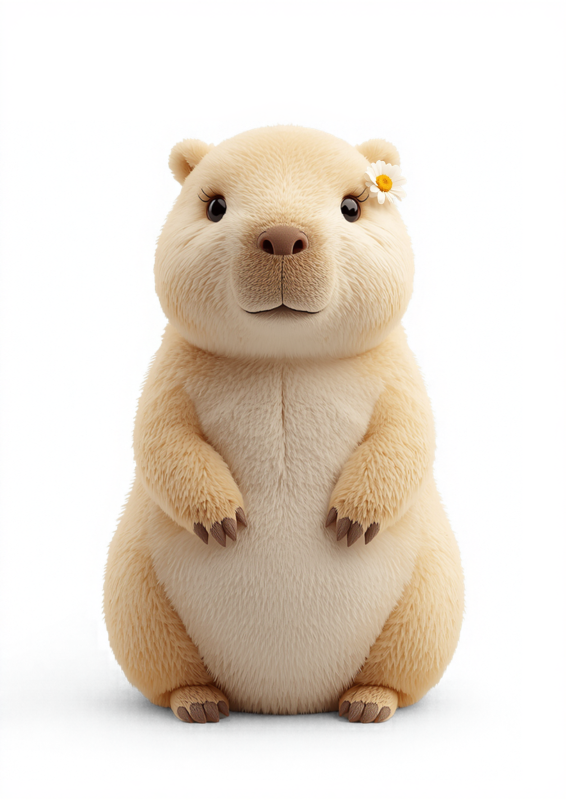
#> input picture art_src/stage_raw/f1.png, 1131 x 1600 px (shown at 1/2 size)
$ python cutout.py ../art_src/stage_raw/f1.png ../art_src/stage_raw/s1.png
#> lines starting #> are read from the running program, lines starting #| are printed output that depends on the picture; after the words box and inside, x2 and y2 are one past the last pixel; in counts of white or black regions, pixels touching at a corner belong together
#!/usr/bin/env python3
"""체커보드/흰 배경 JPG에서 피사체만 따내 투명 PNG로.
가장자리 연결(BFS) 무채색 제거라 내부 밝은 픽셀은 보존된다."""
import sys
from collections import deque
from PIL import Image, ImageFilter

def cutout(src, dst, size=900):
#> called with src = '../art_src/stage_raw/f1.png', dst = '../art_src/stage_raw/s1.png', size = 900
    img = Image.open(src).convert('RGB')
#> img is the input picture: PIL image 1131x1600 RGB; mean R, G, B 229.9, 220.1, 208.9
    W, H = img.size
#> W = 1131; H = 1600
    px = img.load()

    def is_bg(p):
        r, g, b = p
        mx, mn = max(r, g, b), min(r, g, b)
        return mx - mn < 22 and mx > 160  # 무채색 & 밝음 (체커 회색~흰색)

    mask = bytearray(W * H)  # 1 = 배경
    q = deque()
    for x in range(W):
        for y in (0, H - 1):
            if is_bg(px[x, y]) and not mask[y * W + x]:
                mask[y * W + x] = 1
                q.append((x, y))
    for y in range(H):
        for x in (0, W - 1):
            if is_bg(px[x, y]) and not mask[y * W + x]:
                mask[y * W + x] = 1
                q.append((x, y))
    while q:
        x, y = q.popleft()
        for nx, ny in ((x-1,y),(x+1,y),(x,y-1),(x,y+1)):
            if 0 <= nx < W and 0 <= ny < H and not mask[ny * W + nx] and is_bg(px[nx, ny]):
                mask[ny * W + nx] = 1
                q.append((nx, ny))

    alpha = Image.new('L', (W, H), 255)
#> alpha: PIL image 1131x1600 L; every value is 255
    alpha.putdata([0 if m else 255 for m in mask])
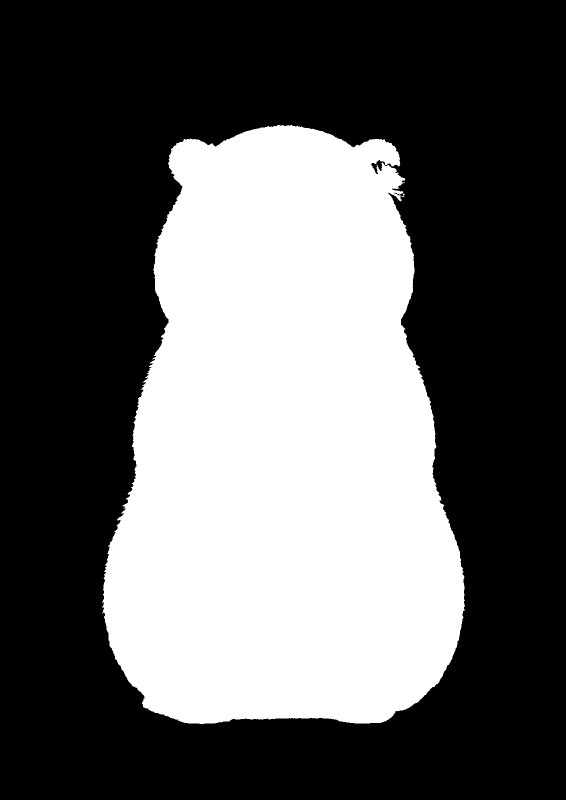
#> alpha: PIL image 1131x1600 L (shown at 1/2 size); 37.1% white; 3 white regions (2 under 20 px), largest, box (x1, y1, x2, y2) and area: (204, 250, 930, 1448) 671843
    # 가장자리 부드럽게: 살짝 수축 후 블러
    alpha = alpha.filter(ImageFilter.MinFilter(3)).filter(ImageFilter.GaussianBlur(1.1))
    out = img.convert('RGBA')
    out.putalpha(alpha)
    bbox = alpha.getbbox()
    out = out.crop(bbox)
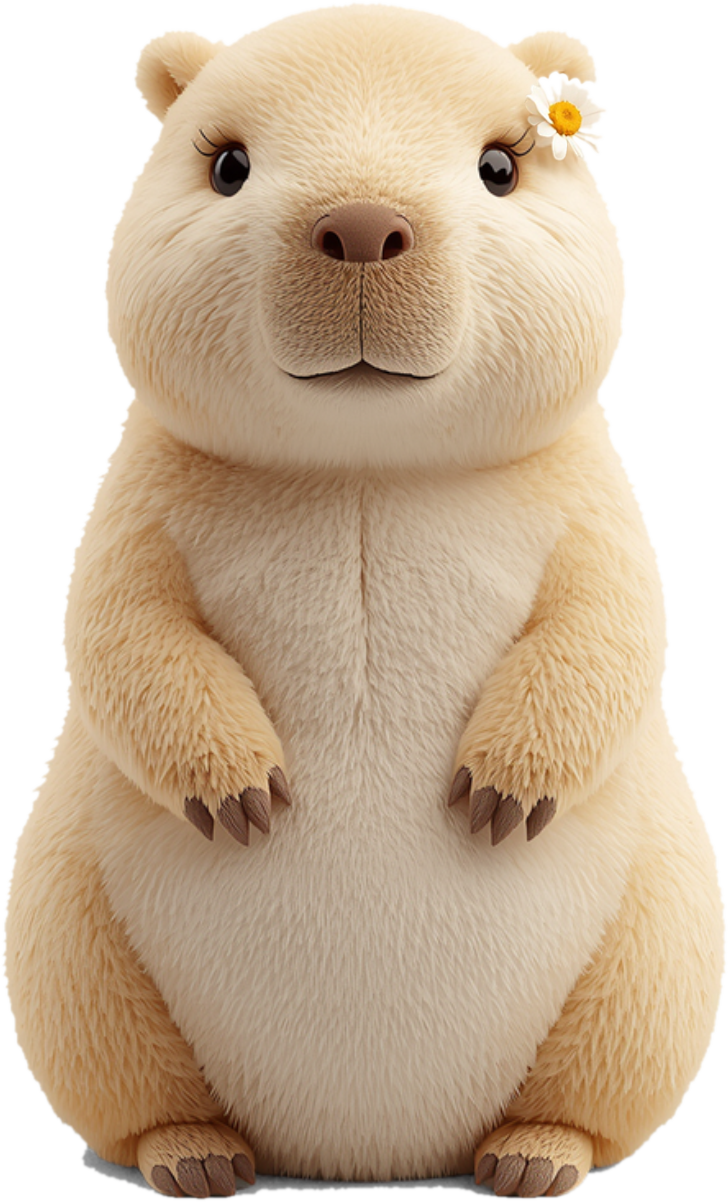
#> out: PIL image 728x1202 RGBA; mean R, G, B, A 204.4, 184, 160.7, 194.3; transparent parts drawn white
    out.thumbnail((size, size), Image.LANCZOS)
#> out: PIL image 545x900 RGBA
    out.save(dst)
    print(dst, out.size)
#| ../art_src/stage_raw/s1.png (545, 900)

if __name__ == '__main__':
    cutout(sys.argv[1], sys.argv[2])

$ run again, on art_src/stage_raw/s2.png
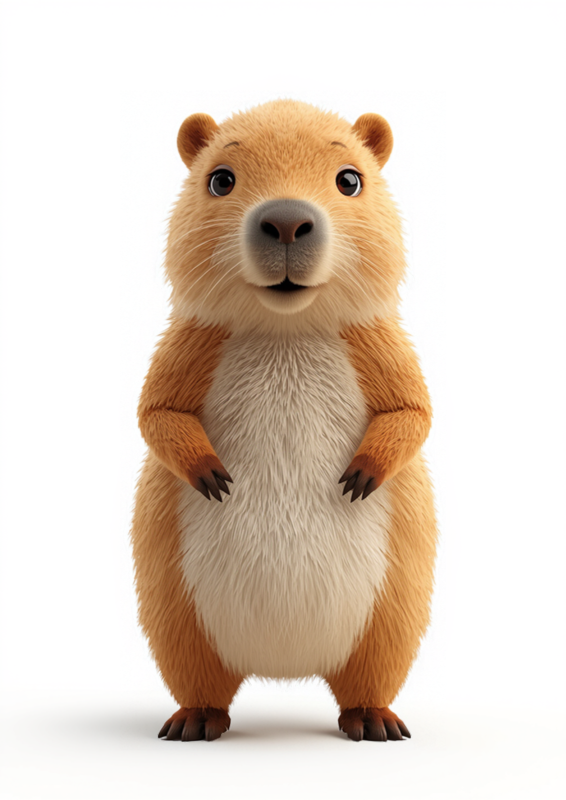
#> input picture art_src/stage_raw/s2.png, 1131 x 1600 px (shown at 1/2 size)
#> in cutout, img is the input picture: PIL image 1131x1600 RGB; mean R, G, B 225, 210.7, 197.6
#> in cutout, `alpha.putdata([0 if m else 255 for m in mask])`:
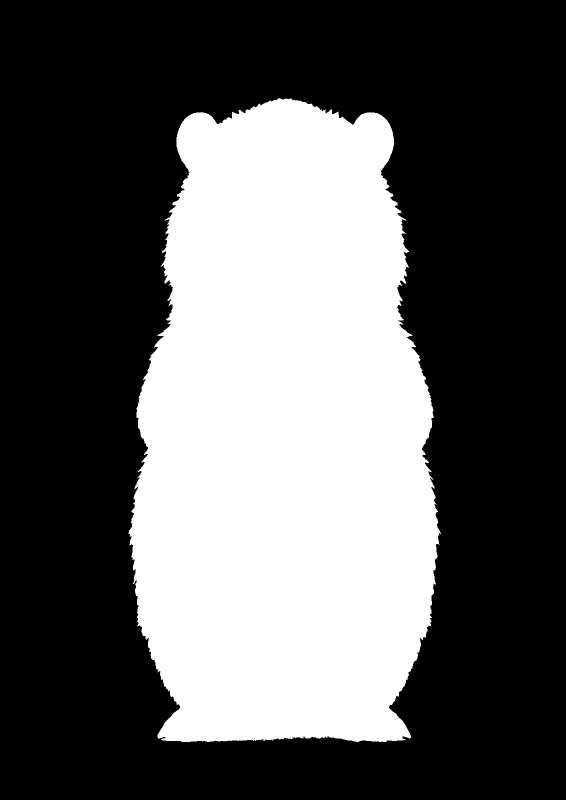
#> alpha: PIL image 1131x1600 L (shown at 1/2 size); 36.1% white; 1 white region, box (x1, y1, x2, y2) and area: (257, 196, 882, 1484) 652430
#> in cutout, `out = out.crop(bbox)`:
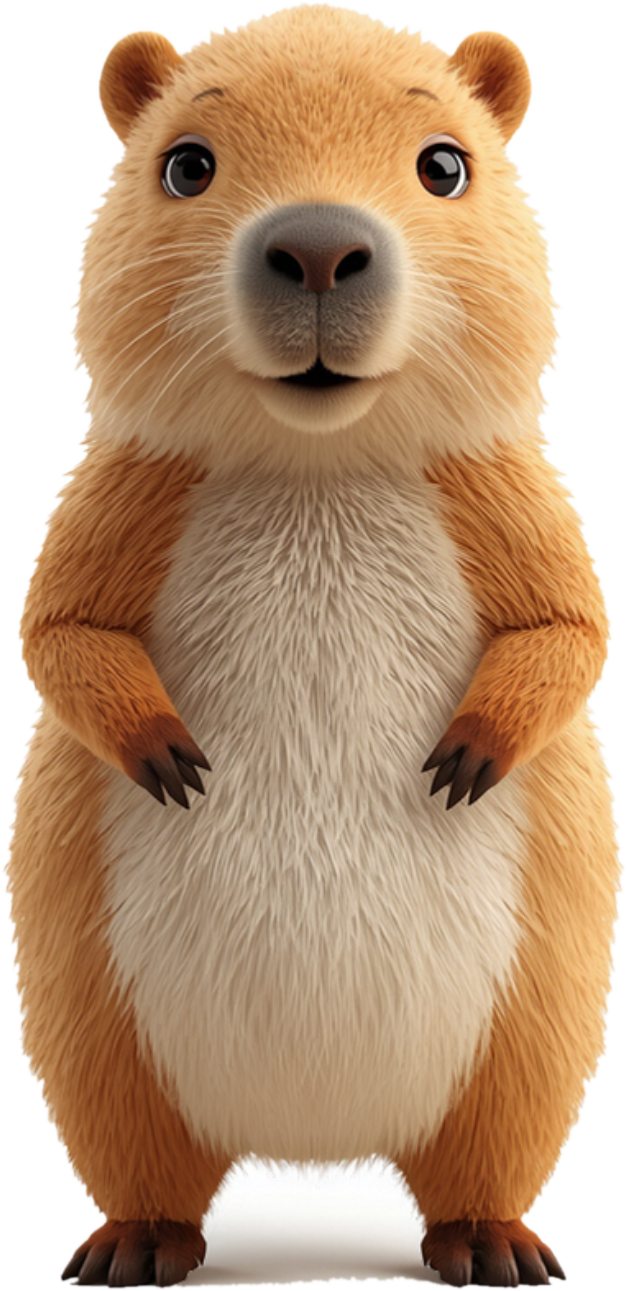
#> out: PIL image 627x1291 RGBA; mean R, G, B, A 189.3, 157.6, 128.5, 203.7; transparent parts drawn white
#| ../art_src/stage_raw/s2.png (437, 900)

$ run again, on art_src/stage_raw/s3.png
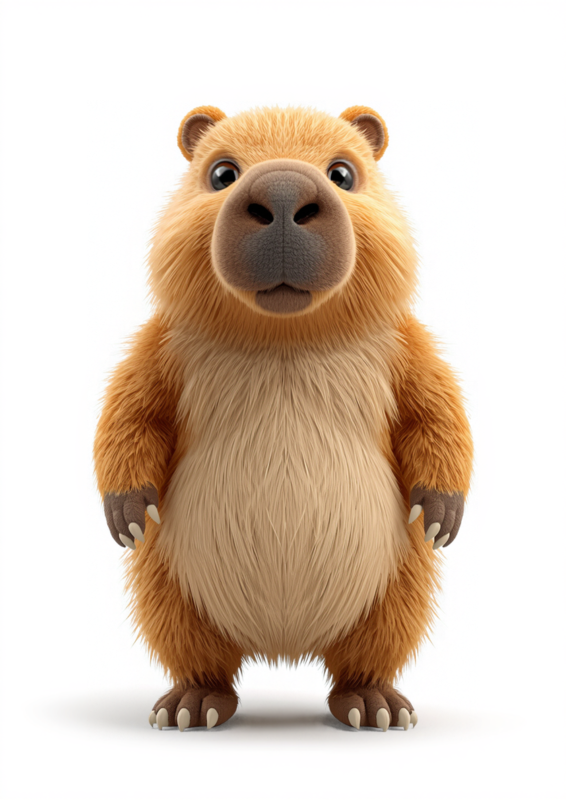
#> input picture art_src/stage_raw/s3.png, 1131 x 1600 px (shown at 1/2 size)
#> in cutout, img is the input picture: PIL image 1131x1600 RGB; mean R, G, B 219, 202.2, 186.8
#> in cutout, `alpha.putdata([0 if m else 255 for m in mask])`:
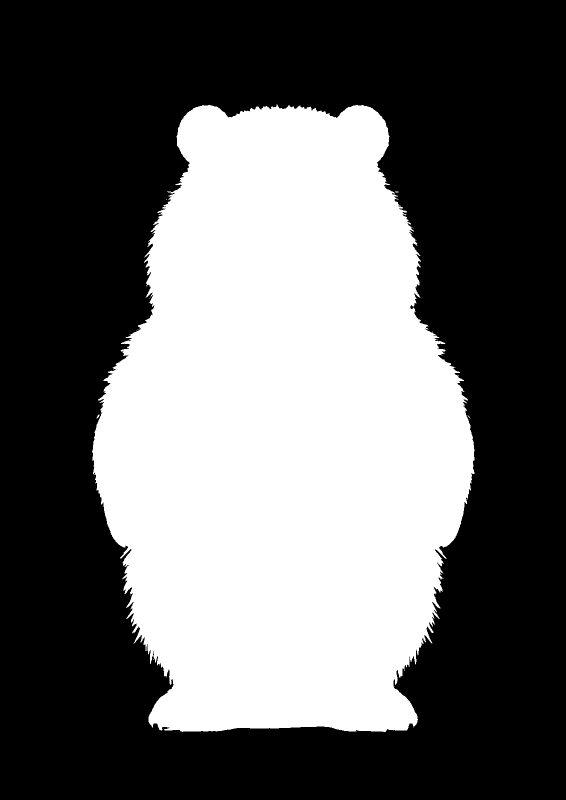
#> alpha: PIL image 1131x1600 L (shown at 1/2 size); 40% white; 16 white regions (14 under 20 px), largest, box (x1, y1, x2, y2) and area: (184, 209, 949, 1464) 724502, (193, 829, 199, 837) 24
#> in cutout, `out.thumbnail((size, size), Image.LANCZOS)`:
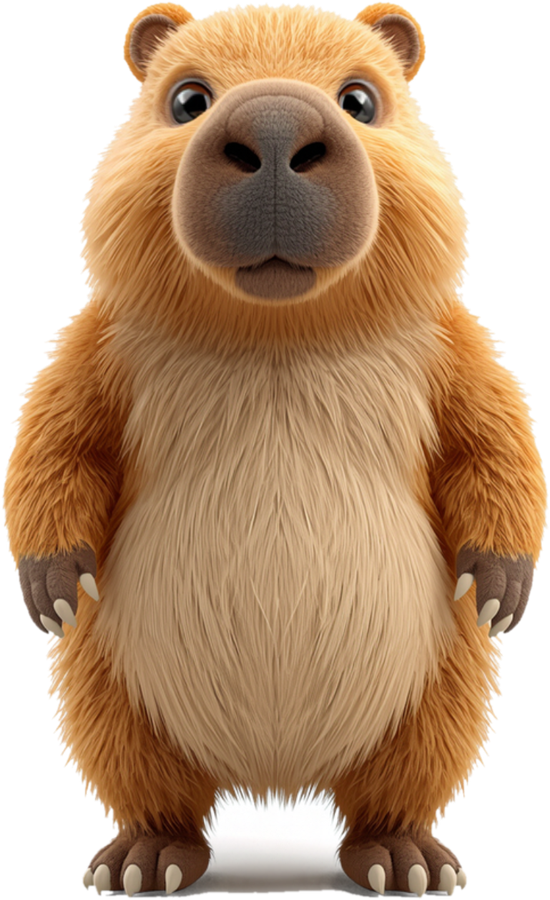
#> out: PIL image 550x900 RGBA; mean R, G, B, A 126.9, 95.7, 66.8, 188.9; transparent parts drawn white
#| ../art_src/stage_raw/s3.png (550, 900)
